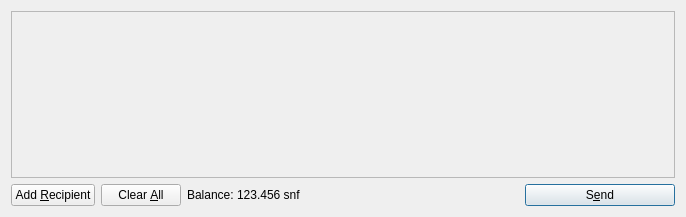
<?xml version="1.0" encoding="UTF-8"?>
<ui version="4.0">
 <class>SendCoinsDialog</class>
 <widget class="QDialog" name="SendCoinsDialog">
  <property name="geometry">
   <rect>
    <x>0</x>
    <y>0</y>
    <width>686</width>
    <height>217</height>
   </rect>
  </property>
  <property name="windowTitle">
   <string>Send Coins</string>
  </property>
  <layout class="QVBoxLayout" name="verticalLayout">
   <item>
    <widget class="QScrollArea" name="scrollArea">
     <property name="widgetResizable">
      <bool>true</bool>
     </property>
     <widget class="QWidget" name="scrollAreaWidgetContents">
      <property name="geometry">
       <rect>
        <x>0</x>
        <y>0</y>
        <width>666</width>
        <height>165</height>
       </rect>
      </property>
      <layout class="QVBoxLayout" name="verticalLayout_2">
       <property name="margin">
        <number>0</number>
       </property>
       <item>
        <layout class="QVBoxLayout" name="entries">
         <property name="spacing">
          <number>6</number>
         </property>
        </layout>
       </item>
       <item>
        <spacer name="verticalSpacer">
         <property name="orientation">
          <enum>Qt::Vertical</enum>
         </property>
         <property name="sizeHint" stdset="0">
          <size>
           <width>20</width>
           <height>40</height>
          </size>
         </property>
        </spacer>
       </item>
      </layout>
     </widget>
    </widget>
   </item>
   <item>
    <layout class="QHBoxLayout" name="horizontalLayout">
     <item>
      <widget class="QPushButton" name="addButton">
       <property name="toolTip">
        <string>Send to multiple recipients at once</string>
       </property>
       <property name="text">
        <string>Add &amp;Recipient</string>
       </property>
       <property name="icon">
        <iconset resource="../bitcoin.qrc">
         <normaloff>:/icons/add</normaloff>:/icons/add</iconset>
       </property>
       <property name="autoDefault">
        <bool>false</bool>
       </property>
      </widget>
     </item>
     <item>
      <widget class="QPushButton" name="clearButton">
       <property name="sizePolicy">
        <sizepolicy hsizetype="Minimum" vsizetype="Fixed">
         <horstretch>0</horstretch>
         <verstretch>0</verstretch>
        </sizepolicy>
       </property>
       <property name="toolTip">
        <string>Remove all transaction fields</string>
       </property>
       <property name="text">
        <string>Clear &amp;All</string>
       </property>
       <property name="icon">
        <iconset resource="../bitcoin.qrc">
         <normaloff>:/icons/remove</normaloff>:/icons/remove</iconset>
       </property>
       <property name="autoRepeatDelay">
        <number>300</number>
       </property>
       <property name="autoDefault">
        <bool>false</bool>
       </property>
      </widget>
     </item>
     <item>
      <layout class="QHBoxLayout" name="horizontalLayout_2">
       <property name="spacing">
        <number>3</number>
       </property>
       <item>
        <widget class="QLabel" name="label">
         <property name="text">
          <string>Balance:</string>
         </property>
        </widget>
       </item>
       <item>
        <widget class="QLabel" name="labelBalance">
         <property name="cursor">
          <cursorShape>IBeamCursor</cursorShape>
         </property>
         <property name="text">
          <string>123.456 snf</string>
         </property>
         <property name="textInteractionFlags">
          <set>Qt::LinksAccessibleByMouse|Qt::TextSelectableByKeyboard|Qt::TextSelectableByMouse</set>
         </property>
        </widget>
       </item>
      </layout>
     </item>
     <item>
      <spacer name="horizontalSpacer">
       <property name="orientation">
        <enum>Qt::Horizontal</enum>
       </property>
       <property name="sizeHint" stdset="0">
        <size>
         <width>40</width>
         <height>20</height>
        </size>
       </property>
      </spacer>
     </item>
     <item>
      <widget class="QPushButton" name="sendButton">
       <property name="minimumSize">
        <size>
         <width>150</width>
         <height>0</height>
        </size>
       </property>
       <property name="toolTip">
        <string>Confirm the send action</string>
       </property>
       <property name="text">
        <string>S&amp;end</string>
       </property>
       <property name="icon">
        <iconset resource="../bitcoin.qrc">
         <normaloff>:/icons/send</normaloff>:/icons/send</iconset>
       </property>
       <property name="default">
        <bool>true</bool>
       </property>
      </widget>
     </item>
    </layout>
   </item>
  </layout>
 </widget>
 <resources>
  <include location="../bitcoin.qrc"/>
 </resources>
 <connections/>
</ui>
